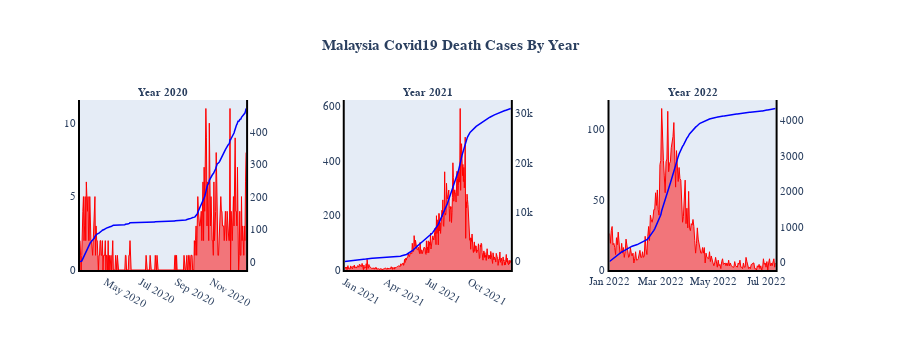

The notebook cell saved with this chart:
### Code cell
fig = make_subplots(rows=1, cols=3, specs=[[{'secondary_y': True}, {'secondary_y': True},
                                            {'secondary_y': True}]],
                    
subplot_titles=('<b>Year 2020</b>',
                '<b>Year 2021</b>',
                '<b>Year 2022</b>'))

fig.add_trace(go.Scatter(x = death_2020['date'], y = death_2020['deaths_new'], 
                         fill='tozeroy',mode='lines', name = 'Daily Death Cases',
                         line = dict(color='red', width=1)), secondary_y=False, row=1, col=1)
fig.add_trace(go.Scatter(x = death_2020['date'], y = death_2020['cum_2020'], name = 'Cumulative Death Cases',
               line = dict(color='blue', width=1.5)), secondary_y=True, row=1, col=1)

fig.add_trace(go.Scatter(x = death_2021['date'], y = death_2021['deaths_new'], 
                         fill='tozeroy',mode='lines', name = 'Daily Death Cases',
                         line = dict(color='red', width=1)), secondary_y=False, row=1, col=2)
fig.add_trace(go.Scatter(x = death_2021['date'], y = death_2021['cum_2021'], name = 'Cumulative Death Cases',
               line = dict(color='blue', width=1.5)), secondary_y=True, row=1, col=2)

fig.add_trace(go.Scatter(x = death_2022['date'], y = death_2022['deaths_new'], 
                         fill='tozeroy',mode='lines', name = 'Daily Death Cases',
                         line = dict(color='red', width=1)), secondary_y=False, row=1, col=3)
fig.add_trace(go.Scatter(x = death_2022['date'], y = death_2022['cum_2022'], name = 'Cumulative Death Cases',
               line = dict(color='blue', width=1.5)), secondary_y=True, row=1, col=3)


fig.update_layout(title_text='<b>Malaysia Covid19 Death Cases By Year</b>',title_x=0.5,
                  showlegend=False,height=350)
fig.update_xaxes(title_text='')
#Update Fonts & Size
fig.update_annotations(font=dict(family="Helvetica", size=11))
fig.update_layout(font=dict(family="Helvetica", size=11))
#fig.update_layout(height=350,showlegend=False)
fig.update_xaxes(showgrid=False, zeroline=False, showline=True, linewidth=2, linecolor='black')
fig.update_yaxes(showgrid=False, zeroline=False, showline=True, linewidth=2, linecolor='black')

#Plotting the graph
fig.show()

### Figure 1 — Plotly figure (JSON) as saved in the notebook; plotly's stock layout.template omitted (floating-point values rounded to 4 significant figures; data arrays with more than 128 entries replaced by an {"elided": "..."} marker saying what was removed)
{"data": [{"fill": "tozeroy", "line": {"color": "red", "width": 1}, "mode": "lines", "name": "Daily Death Cases", "type": "scatter", "x": {"elided": "290 str values"}, "xaxis": "x", "y": {"elided": "290 int values"}, "yaxis": "y"}, {"line": {"color": "blue", "width": 1.5}, "name": "Cumulative Death Cases", "type": "scatter", "x": {"elided": "290 str values"}, "xaxis": "x", "y": {"elided": "290 int values"}, "yaxis": "y2"}, {"fill": "tozeroy", "line": {"color": "red", "width": 1}, "mode": "lines", "name": "Daily Death Cases", "type": "scatter", "x": {"elided": "365 str values"}, "xaxis": "x2", "y": {"elided": "365 int values"}, "yaxis": "y3"}, {"line": {"color": "blue", "width": 1.5}, "name": "Cumulative Death Cases", "type": "scatter", "x": {"elided": "365 str values"}, "xaxis": "x2", "y": {"elided": "365 int values"}, "yaxis": "y4"}, {"fill": "tozeroy", "line": {"color": "red", "width": 1}, "mode": "lines", "name": "Daily Death Cases", "type": "scatter", "x": {"elided": "192 str values"}, "xaxis": "x3", "y": {"elided": "192 int values"}, "yaxis": "y5"}, {"line": {"color": "blue", "width": 1.5}, "name": "Cumulative Death Cases", "type": "scatter", "x": {"elided": "192 str values"}, "xaxis": "x3", "y": {"elided": "192 int values"}, "yaxis": "y6"}], "layout": {"annotations": [{"font": {"family": "Helvetica", "size": 11}, "showarrow": false, "text": "<b>Year 2020</b>", "x": 0.1122, "xanchor": "center", "xref": "paper", "y": 1, "yanchor": "bottom", "yref": "paper"}, {"font": {"family": "Helvetica", "size": 11}, "showarrow": false, "text": "<b>Year 2021</b>", "x": 0.47, "xanchor": "center", "xref": "paper", "y": 1, "yanchor": "bottom", "yref": "paper"}, {"font": {"family": "Helvetica", "size": 11}, "showarrow": false, "text": "<b>Year 2022</b>", "x": 0.8278, "xanchor": "center", "xref": "paper", "y": 1, "yanchor": "bottom", "yref": "paper"}], "font": {"family": "Helvetica", "size": 11}, "height": 350, "showlegend": false, "title": {"text": "<b>Malaysia Covid19 Death Cases By Year</b>", "x": 0.5}, "xaxis": {"anchor": "y", "domain": [0, 0.2244], "linecolor": "black", "linewidth": 2, "showgrid": false, "showline": true, "title": {"text": ""}, "zeroline": false}, "xaxis2": {"anchor": "y3", "domain": [0.3578, 0.5822], "linecolor": "black", "linewidth": 2, "showgrid": false, "showline": true, "title": {"text": ""}, "zeroline": false}, "xaxis3": {"anchor": "y5", "domain": [0.7156, 0.94], "linecolor": "black", "linewidth": 2, "showgrid": false, "showline": true, "title": {"text": ""}, "zeroline": false}, "yaxis": {"anchor": "x", "domain": [0, 1], "linecolor": "black", "linewidth": 2, "showgrid": false, "showline": true, "zeroline": false}, "yaxis2": {"anchor": "x", "linecolor": "black", "linewidth": 2, "overlaying": "y", "showgrid": false, "showline": true, "side": "right", "zeroline": false}, "yaxis3": {"anchor": "x2", "domain": [0, 1], "linecolor": "black", "linewidth": 2, "showgrid": false, "showline": true, "zeroline": false}, "yaxis4": {"anchor": "x2", "linecolor": "black", "linewidth": 2, "overlaying": "y3", "showgrid": false, "showline": true, "side": "right", "zeroline": false}, "yaxis5": {"anchor": "x3", "domain": [0, 1], "linecolor": "black", "linewidth": 2, "showgrid": false, "showline": true, "zeroline": false}, "yaxis6": {"anchor": "x3", "linecolor": "black", "linewidth": 2, "overlaying": "y5", "showgrid": false, "showline": true, "side": "right", "zeroline": false}}}
